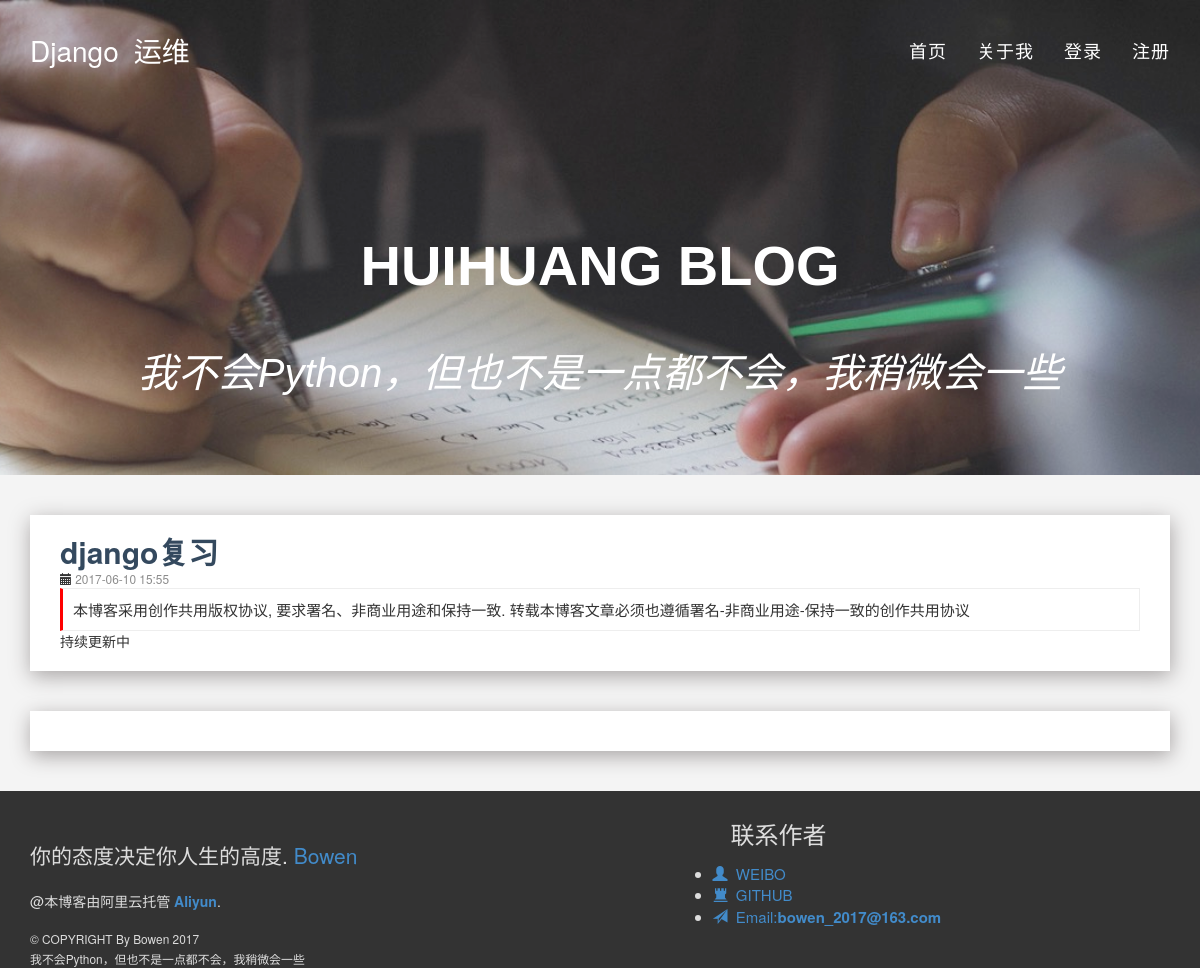
The app's page /blog/detail/7 with its own data.
### firstapp/models.py (models this page shows, shortened)
class Article(models.Model):
    title = models.CharField(null=True,blank=True,max_length=500)
    comment = models.TextField(null=True)
    author = models.ForeignKey("UserProfile",verbose_name="作者",null=True,blank=True)
    abstract = models.TextField(null=True)
    body = models.TextField(null=True)
    create_time = models.DateTimeField(blank=True,default=datetime.datetime.now)
    category = models.ForeignKey('Category',verbose_name='Tag',null=True,blank=True,)
    VOTE_CHOICES = (
        ('Draft', 'Draft'),
        ('Complete', 'Complete'),
    )
    Status = models.CharField(choices=VOTE_CHOICES, max_length=10)

### firstapp/views.py (the view)
# urls.py: url(r'^blog/detail/(?P<page_num>\d+)$', detail_page, name='detail'),
def detail_page(request, page_num):
    context = {}
    article = Article.objects.get(id=page_num)
    context['article'] = article
    return render(request, 'detail.html', context)

### firstapp/templatetags/custom_markdown.py (called while the page is built)
@register.filter(is_safe=True)  # 注册template filter
@stringfilter  # 希望字符串作为参数
def custom_markdown(value):
    return mark_safe(markdown.markdown(value,extensions =
    ['markdown.extensions.fenced_code', 'markdown.extensions.codehilite'],
                                    safe_mode=True,
                                    enable_attributes=False))

### firstapp/templates/detail.html (shortened to what this page needs)
{% extends "base.html" %}
{% load custom_markdown %}
{% block body %}
		<div class="container" id='post'>
      <div class="row">
    			<div class="col-md-12">
    				<article class="article the-font">
    				<a href="#" class="h2" style="color:#34495E"><strong>{{ article.title }}</strong></a>
    					<p><small><span class="glyphicon glyphicon-calendar" aria-hidden="true"></span><span style="color:#8C8C8C;"> {{ article.create_time|date:"Y-m-d H:i" }}</span></small></p>
    					<div class="post-alert">本博客采用创作共用版权协议, 要求署名、非商业用途和保持一致. 转载本博客文章必须也遵循署名-非商业用途-保持一致的创作共用协议</div>
    					<p>
									{{ article.body|custom_markdown }}
    					</p>
    				</article>
            <article class="article the-font">
		</article>
    			</div>
      </div>
		</div>
		{% endblock %}

### firstapp/static/css/style.css (style rules this page uses)
* { font-family: "Helvetica Neue",Helvetica,Arial,"Microsoft Yahei","Hiragino Sans GB","Heiti SC","WenQuanYi Micro Hei",sans-serif; }
.article { margin-top: 40px; box-shadow:1px 5px 20px #A7A3A3; background-color:white;padding:20px 30px; margin-bottom:40px; }
a:link { text-decoration:none; }
.post-alert { padding: 10px; font-size: 15px; border: 1px solid #EEE; border-left: 3px solid red; }

### firstapp/static/css/common_form.css (style rules this page uses)
html, body, div, span, applet, object, iframe, h1, h2, h3, h4, h5, h6, p, blockquote, pre, a, abbr, acronym, address, big, cite, code, del, dfn, em, img, ins, kbd, q, s, samp, small, strike, strong, sub , sup, tt, var, b, u, i, dl, dt, dd, ol, ul, li, fieldset, form, label, legend, table, caption, tbody, tfoot, thead, tr, th, td, article, aside, canvas, details, embed, figure, figcaption, footer, header, hgroup, menu, nav, output, section, summary, time, mark, audio, video { margin: 0; padding: 0; border: 0 }
body { font-family: "微软雅黑"; background: #f4f4f4; }

### firstapp/static/css/new.css (style rules this page uses)
* { font-family: "Helvetica Neue",Helvetica,Arial,"Microsoft Yahei","Hiragino Sans GB","Heiti SC","WenQuanYi Micro Hei",sans-serif; }
body { margin: 0px; font-family: "Open Sans", Sans-serif; }
a, a:hover, a:focus, a:active, a.active { outline: 0; }

### records on screen
Article: title "django复习", create_time "2017-06-10 15:55", body|custom_markdown "持续更新中"
